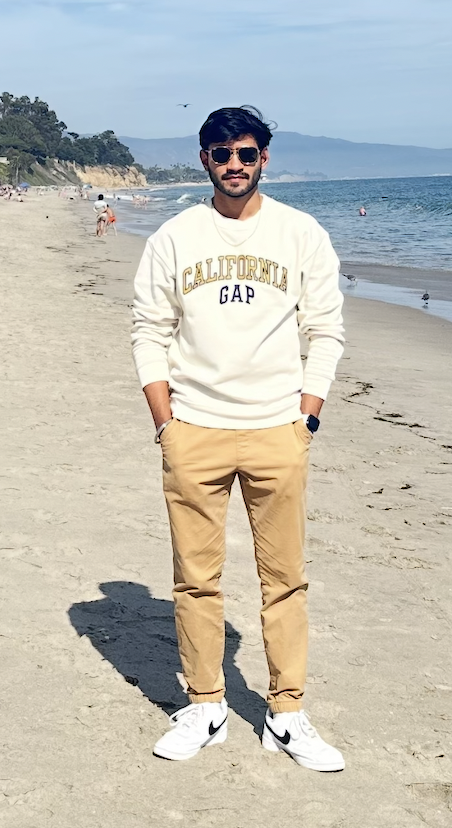
#> input picture app/abhi.png, 452 x 828 px
$ python -i pipeline.py   (imports and definitions only)
#> lines starting #> are read from the running program, lines starting #| are printed output that depends on the picture
# app/services/pipeline.py
from __future__ import annotations

from typing import Optional, Tuple, List
from collections import namedtuple

import numpy as np
import cv2
from sklearn.cluster import KMeans  # pip install scikit-learn

from app.services.segmentation import remove_background, person_bbox, split_upper_lower,_nice_accent_from,_format_item_list,_hue_name,score_tonal_neutral


# ========= Public API =========

def rate_outfit(img_bytes: bytes) -> dict:
    """
    Orchestrates the rule-based outfit color check:
      bytes -> decode -> background removal -> bbox -> upper/lower masks
      -> dominant colors -> rule scores -> verdict + tips

    Returns a JSON-serializable dict.
    """
    bgr = _decode_image(img_bytes)
    if bgr is None:
        raise ValueError("Could not decode image data.")

    # Resize very large images for speed/memory
    bgr = _resize_max_side(bgr, max_side=1280)

    # Segmentation
    mask = remove_background(bgr)
    bbox = person_bbox(mask)
    if bbox is None:
        raise ValueError("No person detected after background removal.")

    upper_mask, lower_mask = split_upper_lower(mask, bbox, split_ratio=0.55)

    # Dominant color features for top/bottom
    top = dominant_color_features(bgr, upper_mask, k=3)
    bottom = dominant_color_features(bgr, lower_mask, k=3)
    if top is None or bottom is None:
        raise ValueError("Could not determine dominant colors for clothing regions.")

    # Score + verdict + tips
    score, breakdown = blended_score(top, bottom)
    verdict = label(score)
    tips = build_tips(top, bottom, breakdown)

    return {
        "verdict": verdict,
        "score": round(float(score), 3),
        "tips": tips,
        "top_hex": rgb_to_hex(top.rgb),
        "bottom_hex": rgb_to_hex(bottom.rgb),
        "debug": {
            "top": top._asdict(),
            "bottom": bottom._asdict(),
            "breakdown": breakdown,
        },
    }


# ========= Image utils =========

def _decode_image(img_bytes: bytes) -> Optional[np.ndarray]:
    arr = np.frombuffer(img_bytes, dtype=np.uint8)
    return cv2.imdecode(arr, cv2.IMREAD_COLOR)

# [8 lines left out: function _resize_max_side, not called in this run]


# ========= Color extraction =========

ColorFeat = namedtuple("ColorFeat", ["rgb", "hue_deg", "sat", "lightness_L"])

# [60 lines left out: functions dominant_color_features, _mask_pixels, _kmeans_dom_bgr, not called in this run]


def rgb_to_hex(rgb: Tuple[int, int, int]) -> str:
    r, g, b = [int(max(0, min(255, v))) for v in rgb]
    return f"#{r:02X}{g:02X}{b:02X}"


# ========= Scoring (rules) =========

# [4 lines left out: function circular_diff_deg, not called in this run]

def score_analogous(h1: float, h2: float, tol: float = 30.0) -> float:
    d = circular_diff_deg(h1, h2)
    return _clip01(1.0 - min(d, tol) / tol)

def score_complementary(h1: float, h2: float, tol: float = 20.0) -> float:
    d = abs(circular_diff_deg(h1, (h2 + 180.0) % 360.0))
    return _clip01(1.0 - min(d, tol) / tol)

# [5 lines left out: function score_triadic, not called in this run]

def score_monochrome(h1: float, h2: float, tol: float = 12.0) -> float:
    d = circular_diff_deg(h1, h2)
    return _clip01(1.0 - min(d, tol) / tol)

def contrast_bonus(L1: float, L2: float, deltaL_bonus: float = 25.0) -> float:
    return 0.2 if abs(L1 - L2) >= deltaL_bonus else 0.0

# [8 lines left out: function neutral_bonus, not called in this run]

def _clip01(x: float) -> float:
    return max(0.0, min(1.0, x))

# [102 lines left out: functions blended_score, label, build_tips, not called in this run]

>>> import cv2
>>> picture = cv2.imread('../abhi.png', cv2.IMREAD_GRAYSCALE)
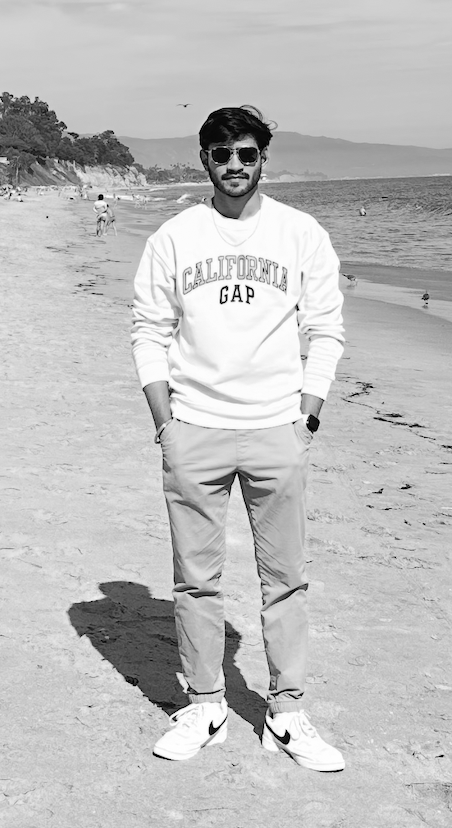
#> picture: shape (828, 452); min 0, max 255, mean 190.8
#> (the run stopped early here; a loop or call above may not have finished)
